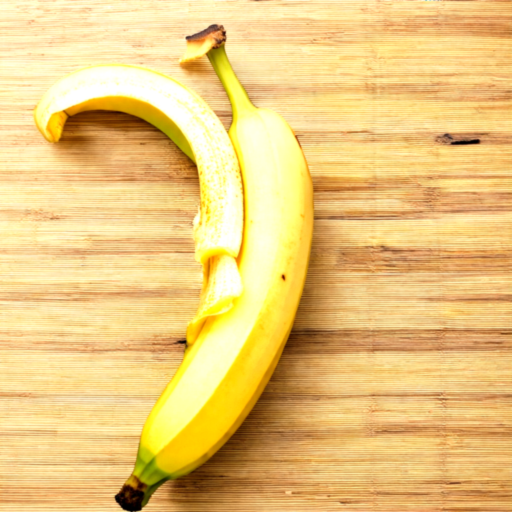
#> input picture a_banana_peel_eating_banana_daylight.png, 1024 x 1024 px (shown at 1/2 size)
$ python -i activity1.py   (imports and definitions only)
#> lines starting #> are read from the running program, lines starting #| are printed output that depends on the picture
import time
import requests
from PIL import Image, ImageEnhance, ImageFilter
from io import BytesIO
from config import HF_API_KEY
from colorama import init, Fore
MODELS = [
    "ByteDance/SDXL-Lightning",
    "black-forest-labs/FLUX.1-dev",
    "stabilityai/stable-diffusion-xl-base-1.0",
]
# [1 line that did not run here, left out]

# [27 lines left out: function generate_image_from_text, not called in this run]
def post_process_image(image):
    image=ImageEnhance.Brightness(image).enhance(1.2)
    image-ImageEnhance.Contrast(image).enhance(1.3)
    return image.filter(ImageFilter.GaussianBlur(radius=2))
# [4 lines of commented-out code are left out]
# [7 lines not run here, left out]
# [23 lines left out: function main, not called in this run]
# [2 lines not run here, left out]


>>> from PIL import Image
>>> picture = Image.open('a_banana_peel_eating_banana_daylight.png')
#> picture is the input picture: PIL image 1024x1024 RGB; mean R, G, B 235.9, 200.3, 124.4
>>> result = post_process_image(picture)
#> in post_process_image, `image=ImageEnhance.Brightness(image).enhance(1.2)`:
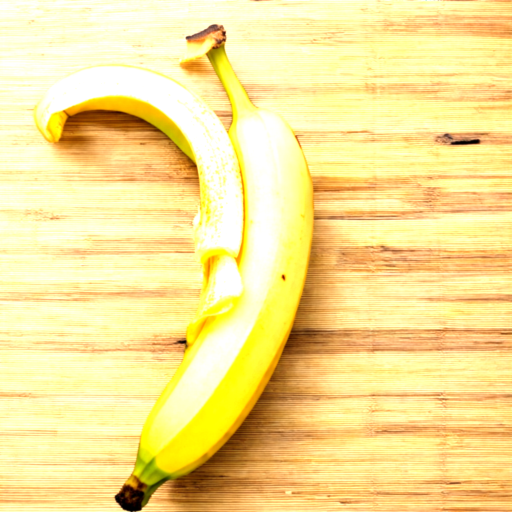
#> image: PIL image 1024x1024 RGB (shown at 1/2 size); mean R, G, B 247.5, 227.1, 148
#> (the run stopped early here; a loop or call above may not have finished)
